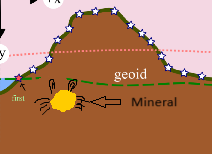
#> input picture midterm/model_a.png, 212 x 154 px, found by its file name
$ python 01_img2den.py
#> lines starting #> are read from the running program, lines starting #| are printed output that depends on the picture; after the words box and inside, x2 and y2 are one past the last pixel; in counts of white or black regions, pixels touching at a corner belong together
import numpy as np
import matplotlib.pyplot as plt
import os
from PIL import Image

img = Image.open('midterm\model_a.png')
#> img is the input picture: PIL image 212x154 RGBA; mean R, G, B, A 179.9, 128.1, 98.7, 255
target_color = np.array([255, 204, 0]) # select your color
density_ore = 4700
output_dir = 'midterm\data_out'  # Directory to save the .npy file

#-----------------------------------------------------------------------------------------#

img_array = np.array(img)
img_array = img_array[:, :, :3]  # Ensure RGB channels
print(img_array.shape)
#| (154, 212, 3)
if img_array.shape[0] != 154 or img_array.shape[1] != 212:
    raise ValueError("The image does not have the required dimensions of 154 rows by 212 columns")
mask = np.all(img_array == target_color, axis=-1)
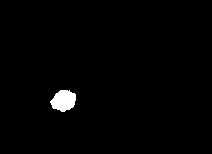
#> mask: shape (154, 212) bool; 1.3% white; 1 white region, box (x1, y1, x2, y2) and area: (50, 90, 76, 112) 415
density_map = np.zeros((img_array.shape[0], img_array.shape[1]), dtype=np.float32)
density_map[mask] = density_ore
if not os.path.exists(output_dir):
    os.makedirs(output_dir)
np.save(os.path.join(output_dir, 'density_map.npy'), density_map)
plt.imshow(density_map, cmap='gray')
plt.title('Density Map')
plt.show()
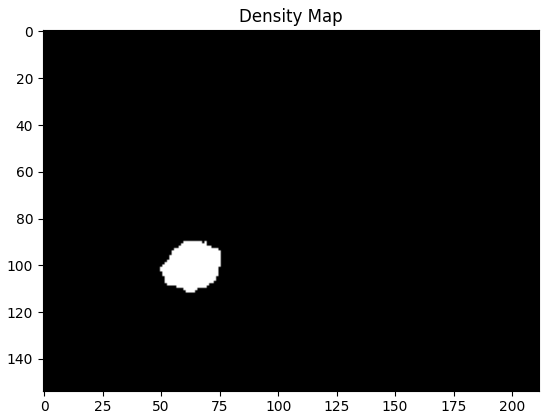
#> figure drawn by matplotlib, 1 panel

#-----------------------------------------------------------------------------------------#
